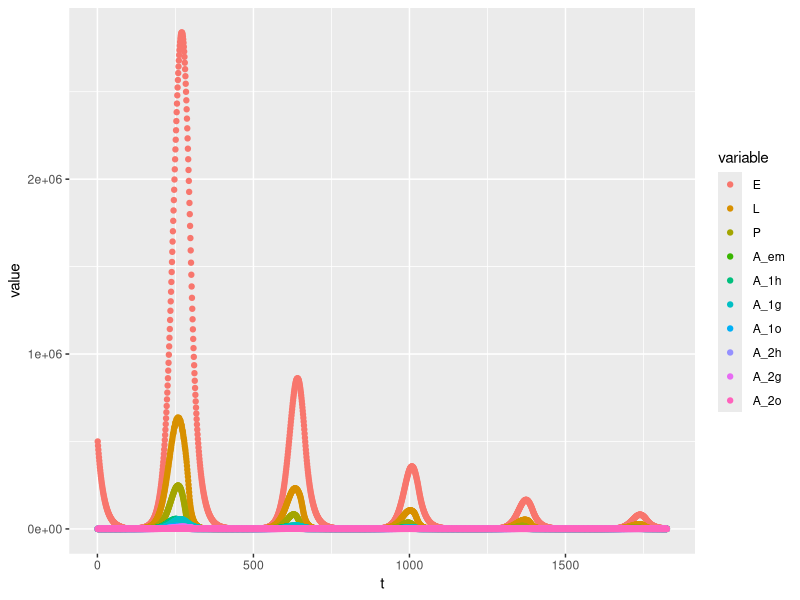

This figure's R source:
# Modello Tran 2013

rm(list = ls())

library(deSolve)
library(ggplot2)
library(reshape2) 

#parameters (Tran 2013)

beta_1 = 95 # Number of eggs laid by ovipositing nulliparous females (per female)
beta_2 = 75 # Number of eggs laid by ovipositing parous females (per female)
K_L = 250000 # Standard environment carrying capacity for larvae (larvae ha−1)
K_P = 250000 # Standard environment carrying capacity for pupae (pupae ha−1)
sigma = 0.5 # Sex-ratio at the emergence
mu_E = 0.05 # Egg mortality rate (day−1)
mu_L = 0.08 # Minimum larva mortality rate (day−1)
mu_P = 0.03 # Minimum pupa mortality rate (day−1)
mu_em = 0.1 # Mortality rate during adult emergence (day−1)
mu_A = 0.02 # Minimum adult mortality rate (day−1)
mu_r = 0.08 # Adult mortality rate related to seeking behavior (day−1)
T_E = 10.4 # Minimal temperature needed for egg development (°C)
TDD_E = 110 # Total number of degree-day necessary for egg development (°C)
gamma_Aem = 0.4 # Development rate of emerging adults (day−1)
gamma_Ah = 0.2 # Transition rate from host-seeking to engorged adults (day−1)
gamma_Ao = 0.2 # Transition rate from oviposition site-seeking to host-seeking adults (day−1)
T_Ag = 10 # Minimal temperature needed for egg maturation (°C)
TDD_Ag = 77 # Total number of degree-days necessary for egg maturation (°C)
t_s = 31+28+10 # Start of the favorable season - 10 Mar
t_end = 31+28+31+30+31+30+31+31+30 # End of the favorable season - 30 Sept

t_s = 1 # simulate multiple year
t_end = 365*5

# T and P
d = t_s:t_end
temp = 15 - 13*cos(d/365*2*pi); # temperatura sinusoidale, min 1 gen = 2 gradi, max 1 lug = 28
prec = temp*rep(c(0,0,0,1), length.out = (t_end-t_s+1)) # piove ogni 4 giorni con questa forma strana

# p cumulated over 2 weeks and normalized between 0 and 1 (over a year?)
p_cumm = sapply(1:length(prec), function(x){return(sum(prec[max(1,x-13):x]))})
p_cumm_norm = p_cumm/max(p_cumm)

# functions

f_E = (temp-T_E)/TDD_E *(temp-T_E>0) # Transition function from egg to larva
f_L = - 0.0007*temp^2 + 0.0392 * temp - 0.3911 # Transition function from larva to pupa

# WARNING 1: this function souhld be > 0
f_L = pmax(0, f_L)

f_P = 0.0008*temp^2 - 0.0051 * temp + 0.0319 # Transition function from pupa to emerging adult
f_Ag = (temp-T_Ag)/TDD_Ag *(temp-T_Ag>0) # Transition function from engorged adult to oviposition site—seeking adult
m_L = exp(-temp/0.5) + mu_L # Larva mortality (day−1)
m_P = exp(-temp/0.5) + mu_P # Pupa mortality rate (day−1)
m_A = pmax(mu_A, 0.04417 + 0.00217*temp) # Adult mortality rate (day−1)
k_L = K_L*(p_cumm_norm+1) # Environment carrying capacity of larvae (ha−1)
k_P = K_P*(p_cumm_norm+1) # Environment carrying capacity of pupae (ha−1)

n_s = 1 # number of locations (added; 1 for no dimension)

# list with parameters to be passed to the ODE system
parms = list(beta_1 = beta_1,
             beta_2 = beta_2,
             K_L = K_L,
             K_P = K_P,
             sigma = sigma,
             mu_E = mu_E,
             mu_em = mu_em,
             mu_r = mu_r,
             gamma_Aem = gamma_Aem,
             gamma_Ah = gamma_Ah,
             gamma_Ao = gamma_Ao,
             f_E = f_E,
             f_L = f_L,
             f_P = f_P,
             f_Ag = f_Ag,
             m_L = m_L,
             m_P = m_P,
             m_A = m_A,
             k_L = k_L,
             k_P = k_P,
             n_s = n_s,
             t_s = t_s) 

df <- function(t, x, parms) {
  
  # initial conditions and paramters
  with(parms, { 
    
    E = x[(1+n_s*0):(1*n_s)]
    L = x[(1+n_s*1):(2*n_s)]
    P = x[(1+n_s*2):(3*n_s)]
    A_em = x[(1+n_s*3):(4*n_s)]
    A_1h = x[(1+n_s*4):(5*n_s)]
    A_1g = x[(1+n_s*5):(6*n_s)]
    A_1o = x[(1+n_s*6):(7*n_s)]
    A_2h = x[(1+n_s*7):(8*n_s)]
    A_2g = x[(1+n_s*8):(9*n_s)]
    A_2o = x[(1+n_s*9):(10*n_s)]
    
    t_n = t[1]-t_s+1 # time of numerical integration
    
    # ODE definition 
    dE = gamma_Ao*(beta_1*A_1o + beta_2*A_2o) - (mu_E + f_E[t_n])*E
    dL = f_E[t_n]*E - (m_L[t_n]*(1+L/k_L[t_n]) + f_L[t_n])*L
    dP = f_L[t_n]*L - (m_P[t_n] + f_P[t_n])*P
    dA_em = f_P[t_n]*P*sigma*exp(-mu_em*(1+P/k_P[t_n])) - (m_A[t_n]+gamma_Aem)*A_em
    dA_1h = gamma_Aem*A_em - (m_A[t_n] + mu_r + gamma_Ah)*A_1h
    dA_1g = gamma_Ah*A_1h - (m_A[t_n] + f_Ag[t_n])*A_1g
    dA_1o = f_Ag[t_n]*A_1g - (m_A[t_n] + mu_r + gamma_Ao)*A_1o
    dA_2h = gamma_Ao*(A_1o + A_2o) - (m_A[t_n] + mu_r + gamma_Ah)*A_2h
    dA_2g = gamma_Ah*A_2h - (m_A[t_n] + f_Ag[t_n])*A_2g
    dA_2o = f_Ag[t_n]*A_2g - (m_A[t_n] + mu_r + gamma_Ao)*A_2o
    
    dx <- c(dE, dL, dP, dA_em, dA_1h, dA_1g, dA_1o, dA_2h, dA_2g, dA_2o)
    
    return(list(dx))})
}

# System initialization
E0 = max(k_P)
L0 = 0
P0 = 0
A_em0 = 0
A_1h0 = 0
A_1g0 = 0
A_1o0 = 0
A_2h0 = 0
A_2g0 = 0
A_2o0 = 0

l_sim = 365

X_0 = c(E0, L0, P0, A_em0, A_1h0, A_1g0, A_1o0, A_2h0, A_2g0, A_2o0)

#integration
Sim <- as.data.frame(ode(X_0, d, df, parms))

#plot
colnames(Sim) = c("t", " E", " L", " P", " A_em", " A_1h", " A_1g", " A_1o", " A_2h", " A_2g", " A_2o")
Sim_m = reshape2::melt(Sim, id = 't')

ggplot(Sim_m, aes(x = t, y = value, color = variable))+
  geom_point()
